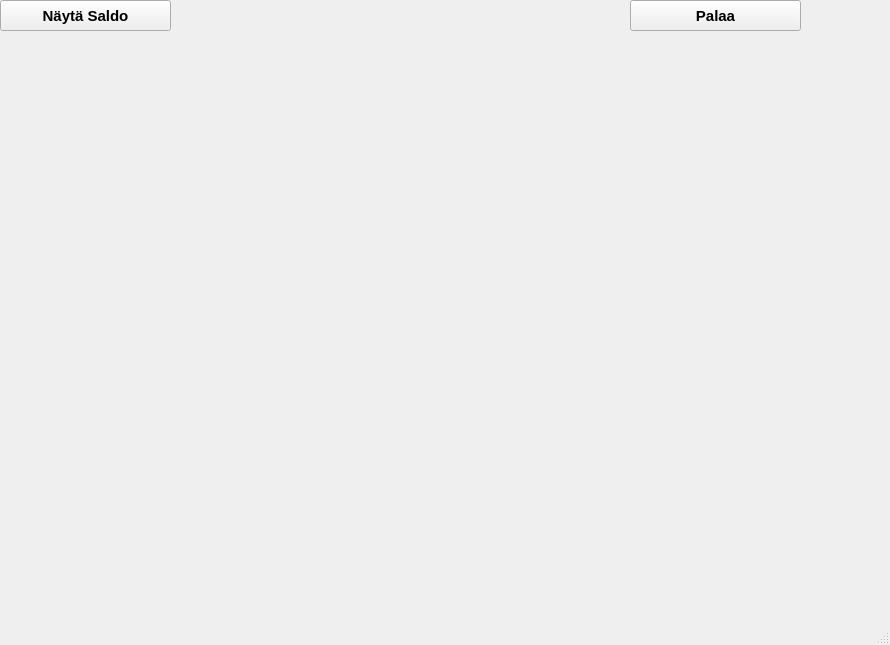
<?xml version="1.0" encoding="UTF-8"?>
<ui version="4.0">
 <class>nayta_saldo</class>
 <widget class="QMainWindow" name="nayta_saldo">
  <property name="geometry">
   <rect>
    <x>0</x>
    <y>0</y>
    <width>890</width>
    <height>645</height>
   </rect>
  </property>
  <property name="windowTitle">
   <string>MainWindow</string>
  </property>
  <widget class="QWidget" name="centralwidget">
   <widget class="QPushButton" name="nappiSaldoni">
    <property name="geometry">
     <rect>
      <x>0</x>
      <y>0</y>
      <width>171</width>
      <height>31</height>
     </rect>
    </property>
    <property name="font">
     <font>
      <pointsize>11</pointsize>
      <bold>true</bold>
     </font>
    </property>
    <property name="text">
     <string>Näytä Saldo</string>
    </property>
   </widget>
   <widget class="QLabel" name="saldotxtlbl">
    <property name="geometry">
     <rect>
      <x>220</x>
      <y>310</y>
      <width>131</width>
      <height>41</height>
     </rect>
    </property>
    <property name="palette">
     <palette>
      <active>
       <colorrole role="WindowText">
        <brush brushstyle="SolidPattern">
         <color alpha="255">
          <red>0</red>
          <green>85</green>
          <blue>255</blue>
         </color>
        </brush>
       </colorrole>
      </active>
      <inactive>
       <colorrole role="WindowText">
        <brush brushstyle="SolidPattern">
         <color alpha="255">
          <red>0</red>
          <green>85</green>
          <blue>255</blue>
         </color>
        </brush>
       </colorrole>
      </inactive>
      <disabled>
       <colorrole role="WindowText">
        <brush brushstyle="SolidPattern">
         <color alpha="255">
          <red>120</red>
          <green>120</green>
          <blue>120</blue>
         </color>
        </brush>
       </colorrole>
      </disabled>
     </palette>
    </property>
    <property name="font">
     <font>
      <pointsize>30</pointsize>
      <bold>true</bold>
     </font>
    </property>
    <property name="text">
     <string/>
    </property>
   </widget>
   <widget class="QLabel" name="tilinumerolbl">
    <property name="geometry">
     <rect>
      <x>400</x>
      <y>220</y>
      <width>301</width>
      <height>41</height>
     </rect>
    </property>
    <property name="palette">
     <palette>
      <active>
       <colorrole role="WindowText">
        <brush brushstyle="SolidPattern">
         <color alpha="255">
          <red>0</red>
          <green>85</green>
          <blue>255</blue>
         </color>
        </brush>
       </colorrole>
      </active>
      <inactive>
       <colorrole role="WindowText">
        <brush brushstyle="SolidPattern">
         <color alpha="255">
          <red>0</red>
          <green>85</green>
          <blue>255</blue>
         </color>
        </brush>
       </colorrole>
      </inactive>
      <disabled>
       <colorrole role="WindowText">
        <brush brushstyle="SolidPattern">
         <color alpha="255">
          <red>120</red>
          <green>120</green>
          <blue>120</blue>
         </color>
        </brush>
       </colorrole>
      </disabled>
     </palette>
    </property>
    <property name="font">
     <font>
      <pointsize>30</pointsize>
      <bold>true</bold>
     </font>
    </property>
    <property name="text">
     <string/>
    </property>
   </widget>
   <widget class="QPushButton" name="nappiPalaa">
    <property name="geometry">
     <rect>
      <x>630</x>
      <y>0</y>
      <width>171</width>
      <height>31</height>
     </rect>
    </property>
    <property name="font">
     <font>
      <pointsize>11</pointsize>
      <bold>true</bold>
     </font>
    </property>
    <property name="text">
     <string>Palaa</string>
    </property>
   </widget>
   <widget class="QLabel" name="saldolbl">
    <property name="geometry">
     <rect>
      <x>400</x>
      <y>310</y>
      <width>341</width>
      <height>41</height>
     </rect>
    </property>
    <property name="palette">
     <palette>
      <active>
       <colorrole role="WindowText">
        <brush brushstyle="SolidPattern">
         <color alpha="255">
          <red>0</red>
          <green>85</green>
          <blue>255</blue>
         </color>
        </brush>
       </colorrole>
      </active>
      <inactive>
       <colorrole role="WindowText">
        <brush brushstyle="SolidPattern">
         <color alpha="255">
          <red>0</red>
          <green>85</green>
          <blue>255</blue>
         </color>
        </brush>
       </colorrole>
      </inactive>
      <disabled>
       <colorrole role="WindowText">
        <brush brushstyle="SolidPattern">
         <color alpha="255">
          <red>120</red>
          <green>120</green>
          <blue>120</blue>
         </color>
        </brush>
       </colorrole>
      </disabled>
     </palette>
    </property>
    <property name="font">
     <font>
      <pointsize>30</pointsize>
      <bold>true</bold>
     </font>
    </property>
    <property name="text">
     <string/>
    </property>
   </widget>
   <widget class="QLabel" name="tiliNimilbl">
    <property name="geometry">
     <rect>
      <x>150</x>
      <y>140</y>
      <width>431</width>
      <height>41</height>
     </rect>
    </property>
    <property name="palette">
     <palette>
      <active>
       <colorrole role="WindowText">
        <brush brushstyle="SolidPattern">
         <color alpha="255">
          <red>0</red>
          <green>85</green>
          <blue>255</blue>
         </color>
        </brush>
       </colorrole>
      </active>
      <inactive>
       <colorrole role="WindowText">
        <brush brushstyle="SolidPattern">
         <color alpha="255">
          <red>0</red>
          <green>85</green>
          <blue>255</blue>
         </color>
        </brush>
       </colorrole>
      </inactive>
      <disabled>
       <colorrole role="WindowText">
        <brush brushstyle="SolidPattern">
         <color alpha="255">
          <red>120</red>
          <green>120</green>
          <blue>120</blue>
         </color>
        </brush>
       </colorrole>
      </disabled>
     </palette>
    </property>
    <property name="font">
     <font>
      <pointsize>30</pointsize>
      <bold>true</bold>
     </font>
    </property>
    <property name="text">
     <string/>
    </property>
   </widget>
   <widget class="QLabel" name="eurolbl">
    <property name="geometry">
     <rect>
      <x>690</x>
      <y>310</y>
      <width>51</width>
      <height>41</height>
     </rect>
    </property>
    <property name="palette">
     <palette>
      <active>
       <colorrole role="WindowText">
        <brush brushstyle="SolidPattern">
         <color alpha="255">
          <red>0</red>
          <green>85</green>
          <blue>255</blue>
         </color>
        </brush>
       </colorrole>
      </active>
      <inactive>
       <colorrole role="WindowText">
        <brush brushstyle="SolidPattern">
         <color alpha="255">
          <red>0</red>
          <green>85</green>
          <blue>255</blue>
         </color>
        </brush>
       </colorrole>
      </inactive>
      <disabled>
       <colorrole role="WindowText">
        <brush brushstyle="SolidPattern">
         <color alpha="255">
          <red>120</red>
          <green>120</green>
          <blue>120</blue>
         </color>
        </brush>
       </colorrole>
      </disabled>
     </palette>
    </property>
    <property name="font">
     <font>
      <pointsize>30</pointsize>
      <bold>true</bold>
     </font>
    </property>
    <property name="text">
     <string/>
    </property>
   </widget>
   <widget class="QLabel" name="tilinumerotxtlbl">
    <property name="geometry">
     <rect>
      <x>120</x>
      <y>220</y>
      <width>231</width>
      <height>41</height>
     </rect>
    </property>
    <property name="palette">
     <palette>
      <active>
       <colorrole role="WindowText">
        <brush brushstyle="SolidPattern">
         <color alpha="255">
          <red>0</red>
          <green>85</green>
          <blue>255</blue>
         </color>
        </brush>
       </colorrole>
      </active>
      <inactive>
       <colorrole role="WindowText">
        <brush brushstyle="SolidPattern">
         <color alpha="255">
          <red>0</red>
          <green>85</green>
          <blue>255</blue>
         </color>
        </brush>
       </colorrole>
      </inactive>
      <disabled>
       <colorrole role="WindowText">
        <brush brushstyle="SolidPattern">
         <color alpha="255">
          <red>120</red>
          <green>120</green>
          <blue>120</blue>
         </color>
        </brush>
       </colorrole>
      </disabled>
     </palette>
    </property>
    <property name="font">
     <font>
      <pointsize>30</pointsize>
      <bold>true</bold>
     </font>
    </property>
    <property name="text">
     <string/>
    </property>
   </widget>
  </widget>
  <widget class="QMenuBar" name="menubar">
   <property name="geometry">
    <rect>
     <x>0</x>
     <y>0</y>
     <width>890</width>
     <height>21</height>
    </rect>
   </property>
  </widget>
  <widget class="QStatusBar" name="statusbar"/>
 </widget>
 <resources/>
 <connections/>
</ui>
